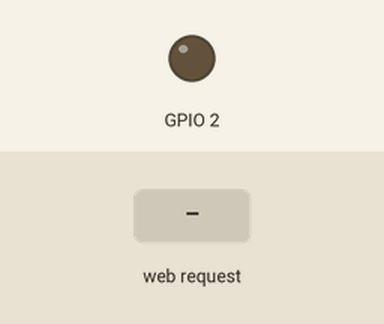
This sketch was run on a simulated ESP8266 (NodeMCU). Shown: output pins drawn as LEDs (lit = HIGH). The test bench sets the inputs (shaded band). WiFi joins after 1.5 s; servers stay silent unless stated; what the sketch prints to the serial monitor is not drawn.

Above: at 1.2 s.
1.3 s: HTTP request GET / received
At 1.9 s:
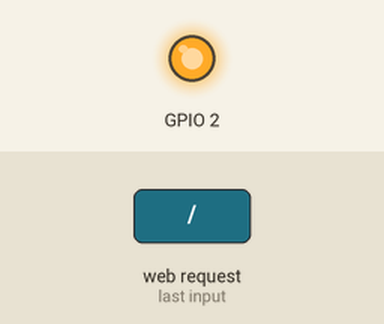
Timing chart, 0 to 4.3 s (numbered marks = the images above; inputs shaded):
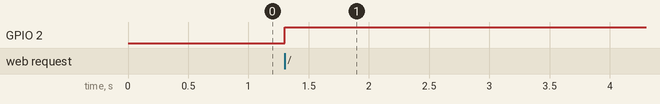

Measured:
- after the input at 1.3 s, GPIO 2: LOW → HIGH at once

The sketch:

Exchange_data_esp1.ino
```cpp
/*
 * Hello world web server
 * circuits4you.com
 */
#include <ESP8266WiFi.h>
#include <WiFiClient.h>
#include <ESP8266WebServer.h>


//SSID and Password to your ESP Access Point
const char* ssid = "esp1";
const char* password = "12345678";

//setting the addresses
IPAddress ip(192,168,8,1);
IPAddress gateway(192, 168, 8, 1);
IPAddress subnet(255, 255, 255, 0);

ESP8266WebServer server(80); //Server on port 80


//==============================================================
//     This rutine is exicuted when you open its IP in browser
//==============================================================
void handleRoot() {
  server.send(200, "text/plain", "hello from esp8266!");
  digitalWrite(2,!(digitalRead(2)));
}

//===============================================================
//                  SETUP
//===============================================================
void setup(void){
  Serial.begin(9600);
  Serial.println("");
  WiFi.mode(WIFI_AP);           //Only Access point
  WiFi.softAP(ssid, password);  //Start HOTspot removing password will disable security
  WiFi.config(ip,gateway,subnet);
  WiFi.begin();

pinMode(2,OUTPUT);

  Serial.print("HotSpt IP:");
  Serial.println(ip);

  server.on("/", handleRoot);      //Which routine to handle at root location

  server.begin();                  //Start server
  Serial.println("HTTP server started");
}
//===============================================================
//                     LOOP
//===============================================================
void loop(void){
  server.handleClient();          //Handle client requests
}
```
